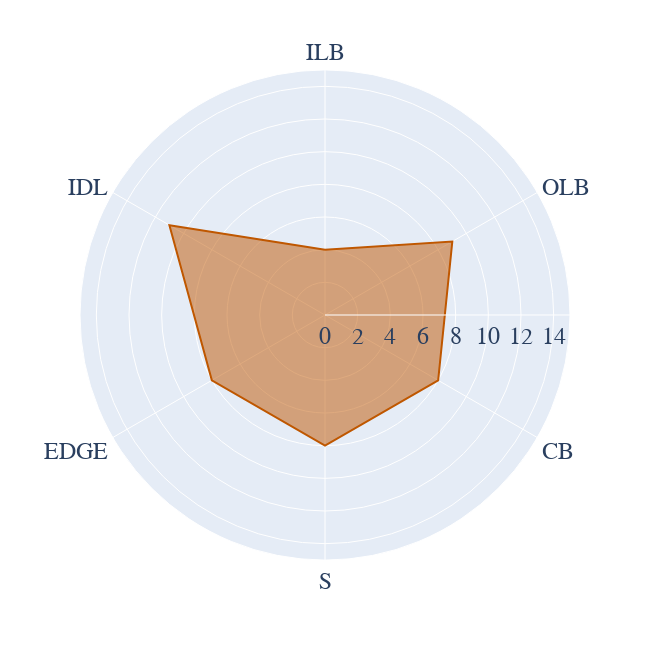

This figure's notebook cell:
### Code cell
fig = px.line_polar(strong[strong['side'].isin(['defense'])].sort_values(by='order_side'), 
                    r='total_pct', 
                    theta='position_simple', 
                    line_close=True,
#                     range_r = [0, max(strong[strong['side'].isin(['defense', 'offense'])]['total_pct'])+1],
                    range_r=range_r,
                   color_discrete_sequence=['#bf5700']
                   )

fig.update_traces(fill='toself')
fig.update_layout({
'plot_bgcolor': 'rgba(0, 0, 0, 0)',
'paper_bgcolor': 'rgba(0, 0, 0, 0)',
    'autosize':False,
    'width':650,
    'height':650,
    'font_size':24,
    'font_family':'Helvetica'
})
fig.write_image('../images/texas_recruiting/strong_defense.png')
fig.show()

### Figure 1 — Plotly figure (JSON) as saved in the notebook; plotly's stock layout.template omitted (floating-point values rounded to 4 significant figures)
{"data": [{"fill": "toself", "hovertemplate": "total_pct=%{r}<br>position_simple=%{theta}<extra></extra>", "legendgroup": "", "line": {"color": "#bf5700", "dash": "solid"}, "marker": {"symbol": "circle"}, "mode": "lines", "name": "", "r": [4, 9, 8, 8, 8, 11, 4], "showlegend": false, "subplot": "polar", "theta": ["ILB", "OLB", "CB", "S", "EDGE", "IDL", "ILB"], "type": "scatterpolar"}], "layout": {"autosize": false, "font": {"family": "Helvetica", "size": 24}, "height": 650, "legend": {"tracegroupgap": 0}, "margin": {"t": 60}, "paper_bgcolor": "rgba(0, 0, 0, 0)", "plot_bgcolor": "rgba(0, 0, 0, 0)", "polar": {"angularaxis": {"direction": "clockwise", "rotation": 90}, "domain": {"x": [0, 1], "y": [0, 1]}, "radialaxis": {"range": [0, 15]}}, "width": 650}}
